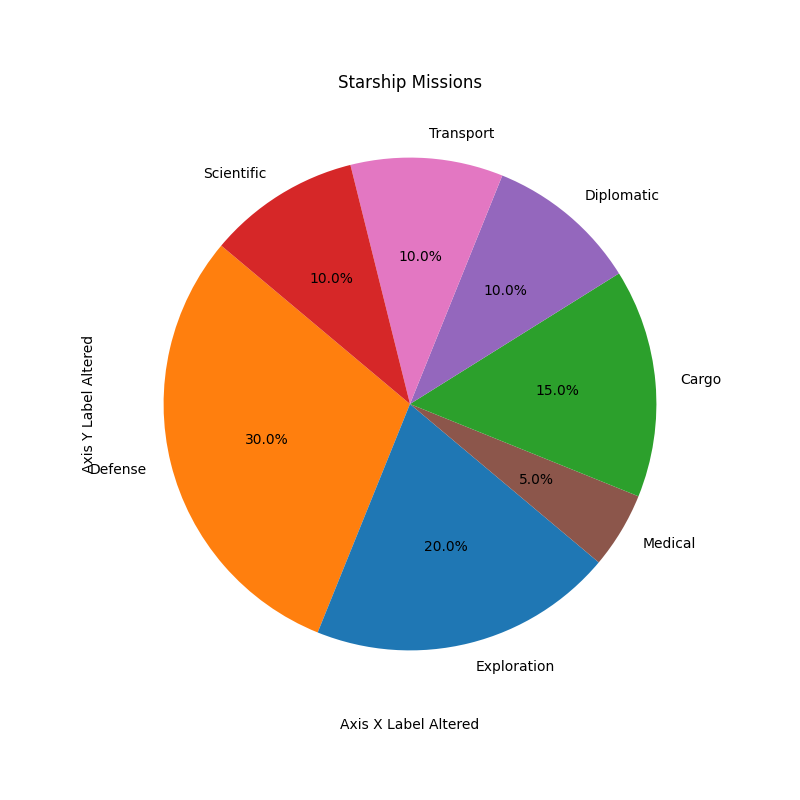

Python code for this plot:
import matplotlib.pyplot as plt

# Randomly altered labels and text
ship_types = ['Defense', 'Exploration', 'Medical', 'Cargo', 'Diplomatic', 'Transport', 'Scientific']
percentages = [30, 20, 5, 15, 10, 10, 10]
colors = ['#ff7f0e', '#1f77b4', '#8c564b', '#2ca02c', '#9467bd', '#e377c2', '#d62728']

fig, ax = plt.subplots(figsize=(8, 8))
ax.pie(percentages, autopct='%1.1f%%', startangle=140, colors=colors, labels=ship_types)

# Changed title and labels
ax.set_title('Starship Missions')
ax.set_xlabel('Axis X Label Altered')
ax.set_ylabel('Axis Y Label Altered')

plt.show()
